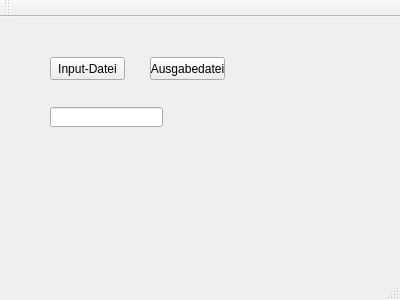
<?xml version="1.0" encoding="UTF-8"?>
<ui version="4.0">
 <class>DataInput</class>
 <widget class="QMainWindow" name="DataInput">
  <property name="geometry">
   <rect>
    <x>0</x>
    <y>0</y>
    <width>400</width>
    <height>300</height>
   </rect>
  </property>
  <property name="windowTitle">
   <string>DataInput</string>
  </property>
  <widget class="QWidget" name="centralWidget">
   <widget class="QPushButton" name="FileIn">
    <property name="geometry">
     <rect>
      <x>50</x>
      <y>40</y>
      <width>75</width>
      <height>23</height>
     </rect>
    </property>
    <property name="text">
     <string>Input-Datei</string>
    </property>
   </widget>
   <widget class="QPushButton" name="FileOut">
    <property name="geometry">
     <rect>
      <x>150</x>
      <y>40</y>
      <width>75</width>
      <height>23</height>
     </rect>
    </property>
    <property name="text">
     <string>Ausgabedatei</string>
    </property>
   </widget>
   <widget class="QLineEdit" name="TimeIn">
    <property name="geometry">
     <rect>
      <x>50</x>
      <y>90</y>
      <width>113</width>
      <height>20</height>
     </rect>
    </property>
    <property name="text">
     <string/>
    </property>
   </widget>
  </widget>
  <widget class="QMenuBar" name="menuBar">
   <property name="geometry">
    <rect>
     <x>0</x>
     <y>0</y>
     <width>400</width>
     <height>21</height>
    </rect>
   </property>
  </widget>
  <widget class="QToolBar" name="mainToolBar">
   <attribute name="toolBarArea">
    <enum>TopToolBarArea</enum>
   </attribute>
   <attribute name="toolBarBreak">
    <bool>false</bool>
   </attribute>
  </widget>
  <widget class="QStatusBar" name="statusBar"/>
 </widget>
 <layoutdefault spacing="6" margin="11"/>
 <resources/>
 <connections/>
</ui>
